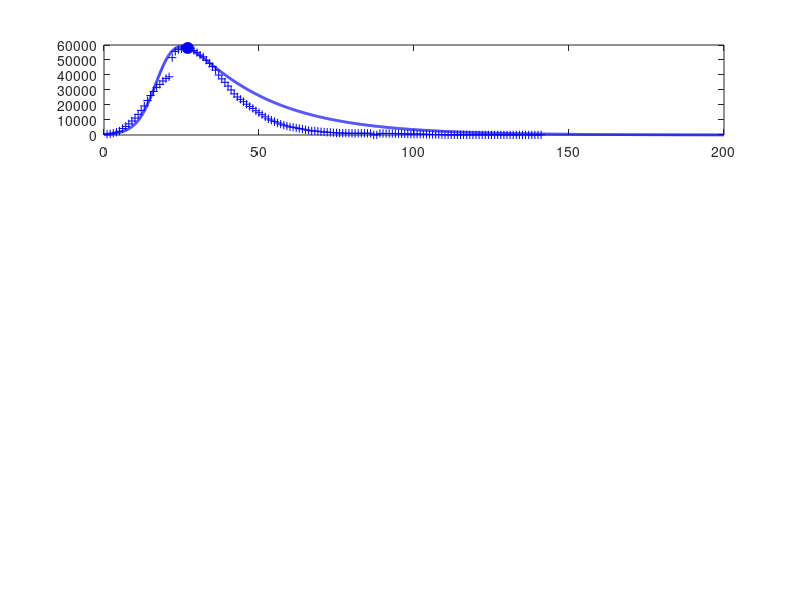

This chart was generated by the following MATLAB code: (Note: this script raises an error after producing the figure.)
% svr19CHINA.m

% Revised:  2020 03 25

% Mathemtatical model for the spread of the covid19 virus
% Model for GLOBAL spread of virus
% Model for CHINA spread of virus: download svr19CHINA.m
% Data from https://www.worldometers.info/coronavirus/
% Date file:  covid19.mat  variable covid19
% Model specified by the variables in the INPUT SECTION of the Script

% DOING PHYSICS WITH MATLAB: 
%   http://www.physics.usyd.edu.au/teach_res/mp/mphome.htm
% Documentation
%   http://www.physics.usyd.edu.au/teach_res/mp/doc/sird19E.htm
% Download Scripts
%   http://www.physics.usyd.edu.au/teach_res/mp/mscripts/

% Ian Cooper
% email: matlabvisualphysics@gmail.com
% Matlab 2019b

% Populations: Data d / Model
% Susceptible individuals:  Sd  S
% Active infections (currently infected);  Id  I
% Recovered:  Rd  R
% Dead:  Dd  D

close all
clear
clc

global Imax Rmax Dmax ITmax

load('covid19.mat')

% DATA: variable covid19
% Col 1: World   Id   Currently Infected Cases
% Col 2: World   Rd   Recovered
% Col 3: World   Dd   Deaths

% Data for China with Script svr19CHINA.m
% Col 4: China   Total infected cases
% Col 5: China   Currently Infected Cases
% Col 6: China   Deaths
% Col 7: USA     Total infected cases
% Col 8: USA     Currently infected cases
% Col 9: USA     Deaths

% Model: number of time steps 
  num = 5000;

% *********************************************************************  
% INPUTS: Model Parameters
% ********************************************************************* 

% Maximum number of days for model   [200]
  tMax = 200;
% Initial number of infections   [0.004] 
  I = zeros(num,1);
  I(1) = 0.004;
% Adjustible model parameters  
% S --> I  [0.38] 
  a = 0.35;
% I --> R  [0.036]
  b = 0.038;
% I --> D  [0.0025]
  d = 0.002;

% See SETUP for input of surge factors

% *********************************************************************  
% SETUP
% ********************************************************************* 
  
% DATA: Id Rd Dd / Number of data days for COVID19  
  Ndays  = find(covid19 == 0,1) - 1;  
  Idtot  = covid19(1:Ndays,4);
  Id     = covid19(1:Ndays,5);
  Dd     = covid19(1:Ndays,6);

% Model: S  D  R  
  S = zeros(num,1);
  D = zeros(num,1);
  R = zeros(num,1);
  
% Model: Initial values for populations
  S(1) = 1;
  D(1) = 0;
  R(1) = 0;   
  
% TIME [days]
  t = linspace(0,tMax,num)';
  dt = t(2) - t(1);

  
% SURGE FACTORS
  s = zeros(num,1);
%   for n = 1:num-1
%     if t(n) > 50 && t(n) < 80
%        s(n) = 0.19;
%     end
%   end

   
% *********************************************************************  
% MODEL: Time Evolution
% ********************************************************************* 
 
for n = 1:num-1
  dS = -a*S(n)*I(n)*dt;
  dI = -dS;
  S(n+1) = S(n) + dS;
  I(n+1) = I(n) + dI;
  dR = b*I(n)*dt;
  dD = d*I(n)*dt;
  R(n+1) = R(n)+ dR;
  D(n+1) = D(n) + dD;
  I(n+1) = I(n+1) - dR - dD;
   
  dS = s(n+1)*S(n+1)*dt;
  S(n+1) = S(n+1) + dS;

end

% Scaling I, R and D values at day specified by t_index 
%   I(27) = Id(27)
  t_index = 27;
  index = find(t > t_index,1);
  f = Id(t_index)./ I(index);

% Scale populations
  I = f.*I;
  R = f.*R;
  D = f*D;
  
  Imax = max(I);
  Rmax = max(R);
  Dmax = max(D);
  
% Model: total population that has been infected;  
  Itot = I + R + D;
  ITmax = max(Itot);
  
% Data
  Rd = Idtot - Id - Dd;
  Idmax = max(Id);
  Rdmax = max(Rd);
  Ddmax = max(Dd);
  
  
% *********************************************************************  
% GRAPHICS
% ********************************************************************* 

figure(1)
  set(gcf,'units','normalized');
  set(gcf,'position',[0.02 0.05 0.3 0.75]);
  set(gcf,'color','w');

subplot(4,1,1)  % INFECTIONS
    xP = 1: Ndays;
    yP = Id;
    plot(xP,yP,'b+')   
    hold on
    
    xP = t_index; yP = Id(t_index);
    plot(xP,yP,'bo','markerfacecolor','b','markersize',8)
    
    xP = t; yP = I;
    plot(xP,yP,'b','linewidth',2)

    plotMonths(1)
       
    grid on
    title('Active Infections  I')
    ylabel('I','FontName','Times New Roman')  
    set(gca,'fontsize',12)
  
    
subplot(4,1,2)   % RECOVERIES
    xP = 1: Ndays;
    yP = Rd; 
    plot(xP,yP,'k+')
    hold on
 
    xP = t_index; yP = Rd(t_index);
    plot(xP,yP,'ko','markerfacecolor','k','markersize',8)
    
    xP = t; yP = R;
    plot(xP,yP,'k','linewidth',2)
    
    plotMonths(2)    
    
    grid on
    ylabel('R')
    title('Recoveries  R')
    set(gca,'fontsize',12)
   
 subplot(4,1,3)    % DEATHS
    xP = 1: Ndays;
    yP = Dd; 
    plot(xP,yP,'r+')
    hold on
 
    xP = t_index; yP = Dd(t_index);
    plot(xP,yP,'ro','markerfacecolor','r','markersize',8)
    
    xP = t; yP = D;
    plot(xP,yP,'r','linewidth',2)
    
    plotMonths(3)
    grid on
    
    ylabel('D')
    title('Deaths  D')
    set(gca,'fontsize',12)   
    
 subplot(4,1,4)   % Total infections
    xP = 1: Ndays;
    yP = Idtot; 
    plot(xP,yP,'b+')
    hold on
    xP = t; yP = Itot;
    plot(xP,yP,'b','linewidth',2)
    
    plotMonths(4)
    
    grid on
    xlabel('days elapsed')
    ylabel('I_{tot}','FontName','Times New Roman')
    title('Total Infections I_{tot}');
    set(gca,'fontsize',12) 
    

figure(2)
   set(gcf,'units','normalized');
   set(gcf,'position',[0.60 0.05 0.25 0.25]);
   set(gcf,'color','w');

   fig = figure(2);
   left_color = [0 0 0];
   right_color = [1 0 1];
   set(fig,'defaultAxesColorOrder',[left_color; right_color]);
   
    yyaxis left
    xP = t; yP = S;
    plot(xP,yP,'k','linewidth',2)
    grid on
    xlabel('days elapsed')
    ylabel('Susceptible population  S') 
    
    yyaxis right
    xP = t; yP = s;
    plot(xP,yP,'m','linewidth',1)
    grid on
    ylabel('surge factor  s') 
        
    set(gca,'fontsize',12)    

    
figure(7)
   set(gcf,'units','normalized');
   set(gcf,'position',[0.33 0.05 0.25 0.35]);
   set(gcf,'color','w');

   xlim([0 120])
   ylim([0 250])
   hh = 250; dh = -25;
   
   txt = 'Start date:  22 January 2020';
   Htext = text(0,hh,txt,'fontsize',12);
   set(Htext,'color','k')
   
   hh = hh+dh;
   txt = 'Model Parameters';
   text(0,hh,txt,'fontsize',12)
   
   hh = hh+dh;
   txt = sprintf('I(0) = %3.0f   a = %2.3f   b = %2.3f   d = %2.3f', ...
       I(1),a,b,d);
   text(0,hh,txt,'fontsize',12)
      
   hh = hh+2*dh; 
   txt = 'DATA';
   text(0,hh,txt,'fontsize',12)
   
    z = datenum([2020 1 22]);
    z = z + Ndays-1;
    z = datetime(z,'ConvertFrom','datenum');
    z.Format = 'dd-MMM-yyyy';
    txt = cellstr(z) ; 
    text(20,hh,txt,'fontsize',12)
    
   hh = hh+dh;
   z1 = Id(end); z2 = Rd(end); z3 = Dd(end); z4 = z1+z2+z3;  
   txt = sprintf('I = %5.0f    R = %5.0f    D = %5.0f    I_{tot} = %5.0f', z1,z2,z3,z4);
   text(6,hh,txt,'fontsize',12)
   
   hh = hh+2*dh; 
   txt = 'MODEL PREDICTIONS';
   text(0,hh,txt,'fontsize',12)
   
    z = datenum([2020 1 22]);
    z = z + tMax;
    z = datetime(z,'ConvertFrom','datenum');
    z.Format = 'dd-MMM-yyyy';
    txt = cellstr(z) ; 
    text(60,hh,txt,'fontsize',12)
   
   hh = hh+dh;
    z1 = I(end); z2 = R(end); z3 = D(end); z4 = z1+z2+z3;  
    txt = sprintf('I = %5.0f    R = %5.0f    D = %5.0f    I_{tot} = %5.0f', z1,z2,z3,z4);
    text(6,hh,txt,'fontsize',12)

   hh = hh+dh;
    txt = 'Peak';
    text(10,hh,txt,'fontsize',12)
    z = find(I == Imax,1);
    z = t(z) + datenum([2020 1 22]);
    z = datetime(z,'ConvertFrom','datenum');
    z.Format = 'dd-MMM-yyyy';
    txt = cellstr(z) ; 
    text(30,hh,txt,'fontsize',12)
   
    txt = sprintf('I_{peak} = %5.0f',Imax);
    text(70,hh,txt,'fontsize',12)
   
%     hh = hh+2*dh;
%     txt = 'SURGE PERIODS';
%     text(0,hh,txt,'fontsize',12, 'color','m')
%     txt = sprintf('s_1 = %3.3f   s_3 = %3.3f',s1,s3);
%     text(50,hh,txt,'fontsize',12)
%     
%     hh = hh+dh;
%     z = datenum(tsd1);
%     z = datetime(z,'ConvertFrom','datenum');
%     z.Format = 'dd-MMM-yyyy';
%     txt = cellstr(z) ; 
%     text(5,hh,txt,'fontsize',12, 'color','m')
%     
%     z = datenum(tsd3);
%     z = datetime(z,'ConvertFrom','datenum');
%     z.Format = 'dd-MMM-yyyy';
%     txt = cellstr(z) ; 
%     text(40,hh,txt,'fontsize',12, 'color','m')
%     
%     z = datenum(tsd2);
%     z = datetime(z,'ConvertFrom','datenum');
%     z.Format = 'dd-MMM-yyyy';
%     txt = cellstr(z) ; 
%     text(75,hh,txt,'fontsize',12, 'color','m')
%     
   
   axis off    
   
   
   
   function  pM = plotMonths(z)
     global Imax Rmax Dmax ITmax
     
     % Months
       m1 = [2020 01 22];    % day zero
       m2 = [2020 02  1];    % Feb
       m3 = [2020 03  1];    % Mar
       m4 = [2020 04  1];    % Apr
       m5 = [2020 05  1];    % May
       m6 = [2020 06  1];    % Jun
       m7 = [2020 07  1];    % Jul
       m8 = [2020 08  1];    % Aug
   
      tm(1) = datenum(m1);
      tm(2) = datenum(m2) - tm(1);
      tm(3) = datenum(m3) - tm(1);
      tm(4) = datenum(m4) - tm(1);
      tm(5) = datenum(m5) - tm(1);
      tm(6) = datenum(m6) - tm(1);
      tm(7) = datenum(m7) - tm(1);
      tm(8) = datenum(m8) - tm(1);
   
      if z == 1; yMax = Imax; end
      if z == 2; yMax = Rmax; end
      if z == 3; yMax = Dmax; end
      if z == 4; yMax = ITmax; end
      
      for n = 2:8
        plot([tm(n), tm(n)], [0, yMax],'color', [0.5 0.5 0.5],'linewidth',1);
      end
      
      ys = 0.8;
      text(22, ys*yMax,'F')
      text(52, ys*yMax,'M')
      text(82, ys*yMax,'A')
      text(112,ys*yMax,'M')
      text(142,ys*yMax,'J')
      text(172,ys*yMax,'J')
      
   end